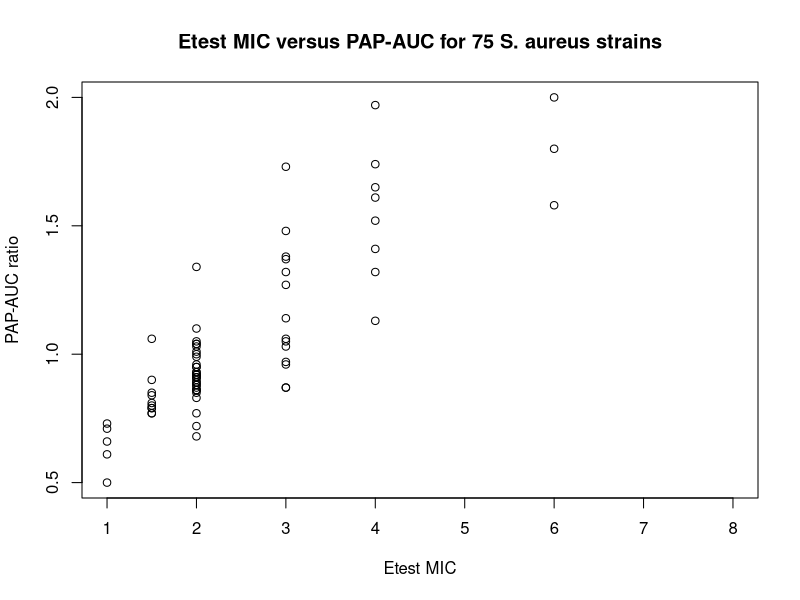

Here is the R script that generated this plot: (Note: this script raises an error after producing the figure.)
new_table <- read.csv(file="./VISA-feature-table-v3.csv",header = TRUE, stringsAsFactors=FALSE)
nt <- data.frame(lapply(new_table,function(x) gsub("-","0",x)))
nt2 <- data.frame(lapply(nt[2:76,6:96],function(x) gsub("\\D","1",x, perl = TRUE)), stringsAsFactors=FALSE)
new_table[2:76,6:96] <- nt2 

with(new_table, plot(E.test,PAP.AUC, xlab = "Etest MIC", ylab = "PAP-AUC ratio", main = "Etest MIC versus PAP-AUC for 75 S. aureus strains"), xlim = c(1,6))
ablineclip(col = "red", a = mod$coefficients[1], b = mod$coefficients[2], lwd = 2, x1 = 1, x2 = 6)
summary(mod)